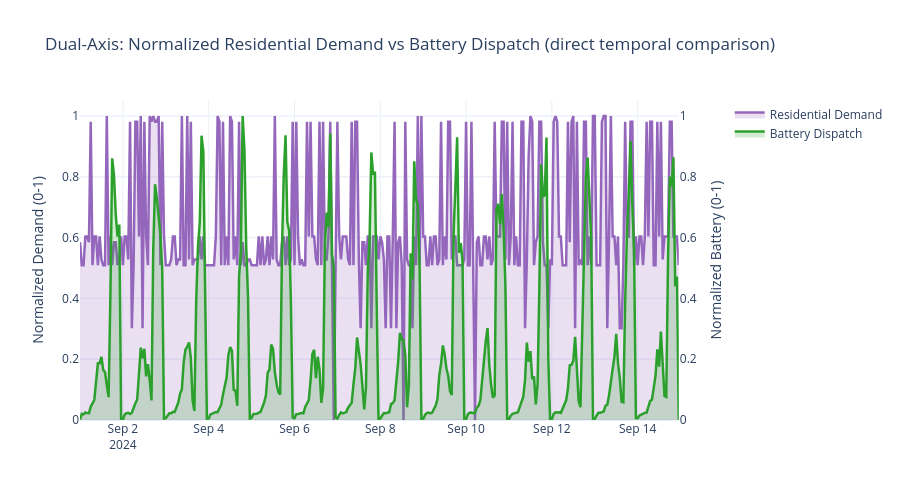

Notebook cell for this chart:
### Code cell
# ===== Normalized Dual-Axis Plot: Direct Temporal Comparison =====

if residential_demand is not None:
    # Normalize both signals to 0-1 range
    demand_norm = (residential_demand_trunc - residential_demand_trunc.min()) / (residential_demand_trunc.max() - residential_demand_trunc.min())
    batt_norm_rbd = (battery_dispatch_trunc - battery_dispatch_trunc.min()) / (battery_dispatch_trunc.max() - battery_dispatch_trunc.min())

    fig_dual_rbd = make_subplots(specs=[[{"secondary_y": True}]])
    
    fig_dual_rbd.add_trace(
        go.Scatter(
            x=time_trunc_rbd, 
            y=demand_norm, 
            name="Residential Demand", 
            line=dict(color='#9467bd', width=2.5),
            fill='tozeroy',
            fillcolor='rgba(148, 103, 189, 0.2)'
        ),
        secondary_y=False
    )
    
    fig_dual_rbd.add_trace(
        go.Scatter(
            x=time_trunc_rbd, 
            y=batt_norm_rbd, 
            name="Battery Dispatch", 
            line=dict(color='#2ca02c', width=2.5),
            fill='tozeroy',
            fillcolor='rgba(44, 160, 44, 0.2)'
        ),
        secondary_y=True
    )
    
    fig_dual_rbd.update_yaxes(title_text="Normalized Demand (0-1)", secondary_y=False)
    fig_dual_rbd.update_yaxes(title_text="Normalized Battery (0-1)", secondary_y=True)
    
    fig_dual_rbd.update_layout(
        title="Dual-Axis: Normalized Residential Demand vs Battery Dispatch (direct temporal comparison)",
        height=500,
        hovermode='x unified',
        template='plotly_white'
    )
    
    fig_dual_rbd.show()
    print("✓ Normalized dual-axis plot created")

### Figure 1 — Plotly figure (JSON) as saved in the notebook; plotly's stock layout.template omitted (floating-point values rounded to 4 significant figures; data arrays with more than 128 entries replaced by an {"elided": "..."} marker saying what was removed)
{"data": [{"fill": "tozeroy", "fillcolor": "rgba(148, 103, 189, 0.2)", "line": {"color": "#9467bd", "width": 2.5}, "name": "Residential Demand", "type": "scatter", "x": {"elided": "336 str values"}, "xaxis": "x", "y": {"elided": "336 float values"}, "yaxis": "y"}, {"fill": "tozeroy", "fillcolor": "rgba(44, 160, 44, 0.2)", "line": {"color": "#2ca02c", "width": 2.5}, "name": "Battery Dispatch", "type": "scatter", "x": {"elided": "336 str values"}, "xaxis": "x", "y": {"elided": "336 float values"}, "yaxis": "y2"}], "layout": {"height": 500, "hovermode": "x unified", "title": {"text": "Dual-Axis: Normalized Residential Demand vs Battery Dispatch (direct temporal comparison)"}, "xaxis": {"anchor": "y", "domain": [0, 0.94]}, "yaxis": {"anchor": "x", "domain": [0, 1], "title": {"text": "Normalized Demand (0-1)"}}, "yaxis2": {"anchor": "x", "overlaying": "y", "side": "right", "title": {"text": "Normalized Battery (0-1)"}}}}
